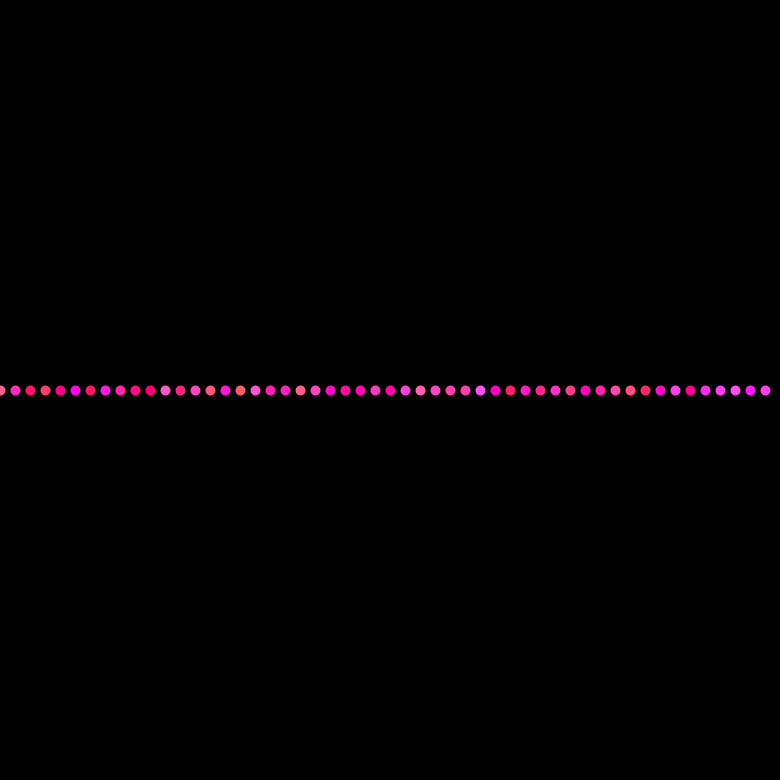
Frame 1 (no input)
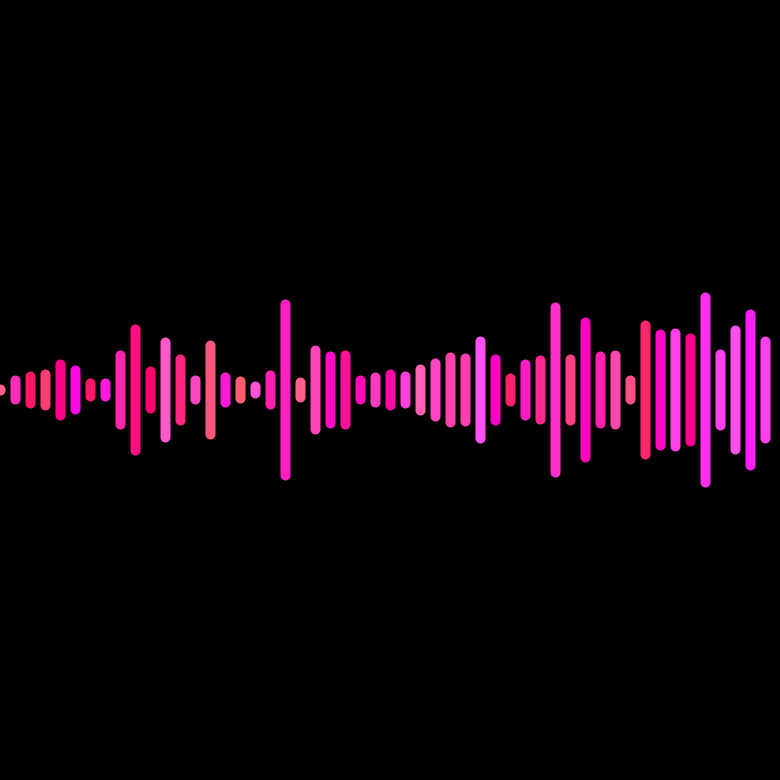
Frame 60 (the mouse pressed at the canvas centre just before this capture)
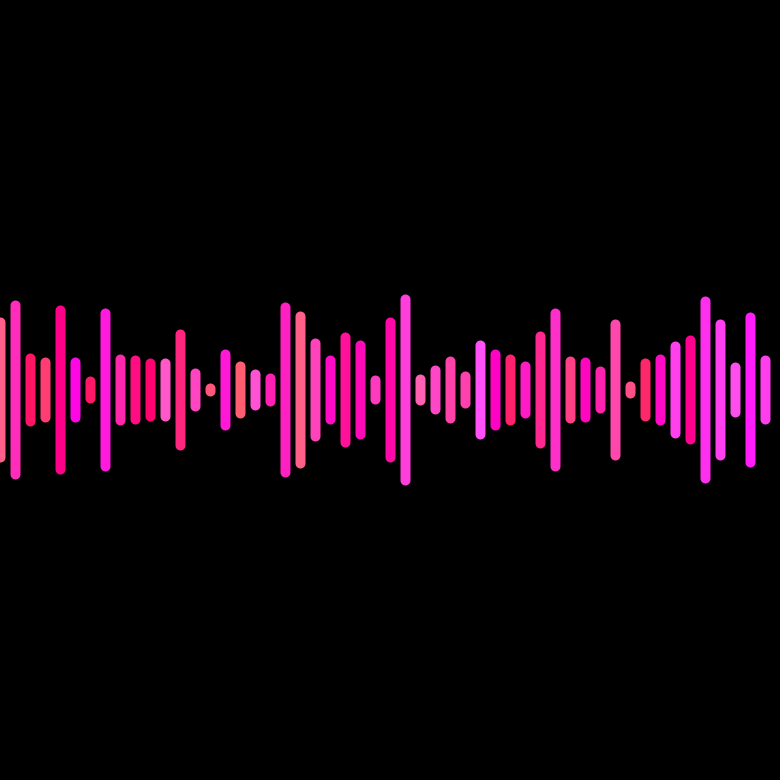
Frame 120 (the mouse held since frame 60 and released just before this capture)

The Processing sketch that drew these frames (run headless with seeded random() and noise(); from frame 60 on, the mouse is pressed at the canvas centre):

// Processing sketch: processing_153762
// ── processing_153762.pde

//ArrayList<Line> upLines = new ArrayList<Line>();
//ArrayList<Line> downLines = new ArrayList<Line>();
ArrayList<Line> middleLines = new ArrayList<Line>();

int lineWidth = 10;

void setup() {
  size(780, 780);
  smooth(8);
  for (int i = 0; i < width; i += lineWidth+lineWidth/2) {
    //upLines.add(new Line(new PVector(i, height), new PVector(i, height)));
    //downLines.add(new Line(new PVector(i, 0), new PVector(i, 0)));
    middleLines.add(new Line(new PVector(i, height/2), new PVector(i, height/2)));
  }
}

void draw() {
  background(0);
  /*for (Line ul : upLines) {
    ul.drawLine();
    ul.update();
  }*/
  /*for (Line dl : downLines) {
    dl.drawLine();
    dl.update();
  }*/
  for (Line ml : middleLines) {
    ml.drawLine();
    ml.update();
  }
}

class Line {
  PVector baseLoc;
  PVector loc;

  int maxLineHeight = int(random(10, 100));
  float lineSpeed = random(1, 3);
  int startX = 10;

  float angle = 0;

  int r = int(random(255, 255));
  int g = int(random(0, 100));
  int b = int(random(100, 255));

  Line(PVector baseLoc_, PVector loc_) {
    baseLoc = baseLoc_;
    loc = loc_;
  } 

  void drawLine() {
    stroke(r, g, b);
    strokeWeight(lineWidth);
    line(baseLoc.x, baseLoc.y, loc.x, loc.y);
  }

  void update() {
    angle += lineSpeed;
    float wave = abs(cos(radians(angle))*maxLineHeight);
    if (baseLoc.y <= 0) {
      loc.y = wave;
    }
    else if (baseLoc.y >= height) {
      loc.y = height-wave;
    }
    else {
      baseLoc.y = height/2-wave;
      loc.y = height/2+wave;
    }
  }
}
